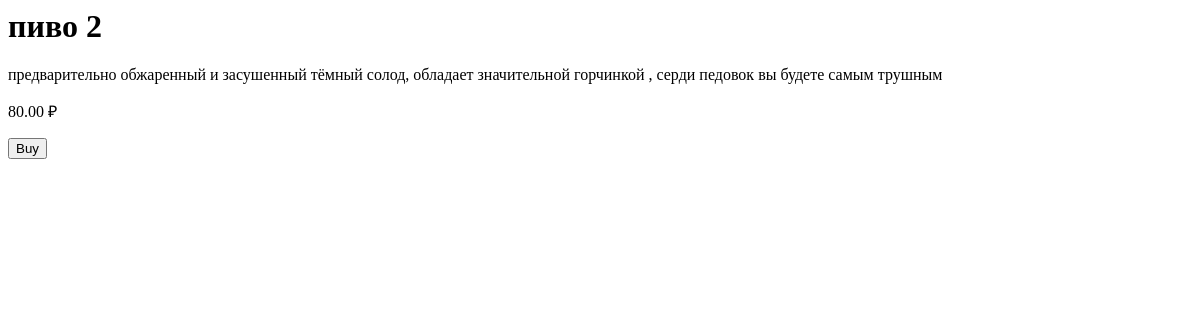
The app's page /item/2, older data.
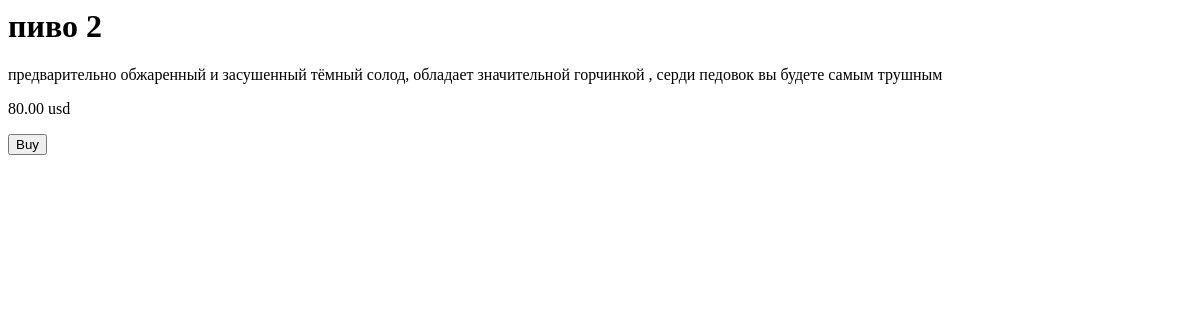
The same page, newer data.
### main_app/models.py (models this page shows, shortened)
class Item(models.Model):
    cur = (
    ('rub', 'rub'),
    ('usd', 'usd'),
    )
    name = models.CharField(max_length=255)
    description = models.TextField()
    price = models.DecimalField(max_digits=8, decimal_places=2)
    currency = models.CharField(max_length=5, choices=cur, default='₽')

### main_app/views.py (the view)
# urls.py: path('item/<int:id>', views.item, name='item'),
def item(request, id):
    item = Item.objects.get(id = id)
    context = {
            'item': item,
            'key': settings.STRIPE_PUBLIC_KEY
            }
    return render(request, 'main_app/item.html', context)

### main_app/templates/main_app/item.html (shortened to what this page needs)
<html>
  <head>
  </head>
  <body>
    <h1>{{ item.name }}</h1>
    <p>{{ item.description }}</p>
    <p>{{ item.price }} {{ item.currency }}</p>
    <button id="buy-button">Buy</button>
  </body>
</html>

Row changes from the older to the newer data that the page shows:
changed Item "пиво 2": currency "₽" → "usd"
